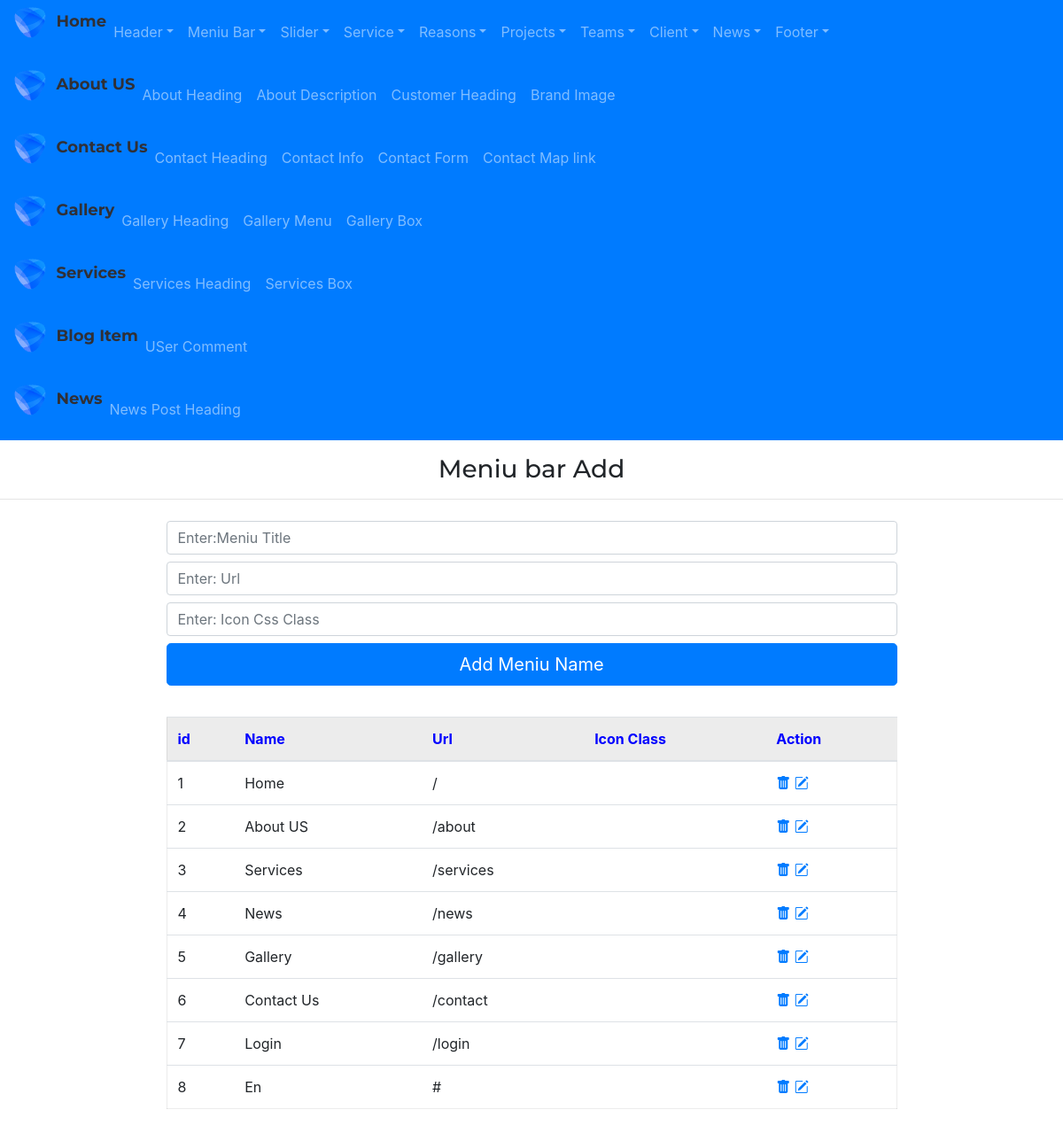
Screenshot of /admin/meniuNameAdd with the database file from the repository.
### app/models.py (models this page shows)
class MeniuName(db.Model):
    id=db.Column(db.Integer,primary_key=True)
    meniu_title=db.Column(db.String(255))
    meniu_url=db.Column(db.String(255))
    meniu_icon=db.Column(db.String(255))

### admin/routes.py (the view, shortened to what this page needs)
@app.route("/admin/meniuNameAdd", methods=['GET','POST'])
def meniuNameAdd():
    form=MeniuNameForm()
    meniu_names=MeniuName.query.all()
    return render_template("admin/meniuNameAdd.html",form=form, meniu_names=meniu_names)

### admin/forms.py
class MeniuNameForm(FlaskForm):
    meniu_title=StringField('meniu_title')
    meniu_url=StringField('meniu_url')
    meniu_icon=StringField('meniu_icon')
    submit=SubmitField()

### app/templates/admin/meniuNameAdd.html
{% extends "admin/base.html" %} {% block content %}
<div class="adminright">
    <h3 class="my-3" style="text-align: center;">Meniu bar Add</h3>
    <hr>
    <div class="container marg">
        <div class="row justify-content-center">
            <div class="col-9 ">
                <form action="{{url_for('meniuNameAdd')}}" method='POST'>
                    {{ form.meniu_title(class="form-control my-2",placeholder="Enter:Meniu Title")}}
                    {{ form.meniu_url(class="form-control my-2",placeholder="Enter: Url")}}
                    {{ form.meniu_icon(class="form-control my-2",placeholder="Enter: Icon Css Class")}}
                    {{ form.submit(value='Add Meniu Name',class='btn btn-primary btn-lg btn-block')}}
                </form>
            </div>
        </div>
    </div>
    <div class="container marg">
        <div class="row justify-content-center">
            <div class="col-9 ">
                <table class="table table-hover " style="margin:35px 0px; border:1px solid rgba(0,0,0,.075);">
                    <thead>
                        <tr style="background-color: rgba(0,0,0,.075); color:blue">
                            <th scope="col">id</th>
                            <th scope="col">Name</th>
                            <th scope="col">Url</th>
                            <th scope="col">Icon Class</th>
                            <th scope="col">Action</th>
                        </tr>
                    </thead>
                    <tbody>
                        {% for meniu_name in meniu_names %}
                        <tr>
                            <td scope="row">{{meniu_name.id}}</td>
                            <td>{{meniu_name.meniu_title}}</td>
                            <td>{{meniu_name.meniu_url}}</td>
                            <td>{{meniu_name.meniu_icon}}</td>
                            <td>
                                <a href="{{url_for('meniuNameDelete', id=meniu_name.id)}}"><i
                                        class="bi bi-trash-fill"></i></a>
                                <a href="{{url_for('meniuNameUpdate', id=meniu_name.id)}}"><i
                                        class="bi bi-pencil-square"></i></a>
                            </td>
                        </tr>
                        {% endfor %}
                    </tbody>
                </table>
            </div>
        </div>
    </div>
</div>
{% endblock %}

### app/static/main/css/style.css (style rules this page uses)
body { font-family: "Istok Web", sans-serif; }
h4, h3, h2 { font-family: Montserrat, sans-serif; }

### rows the page displays
MeniuName: id "1", meniu_title "Home", meniu_url "/"
MeniuName: id "2", meniu_title "About US", meniu_url "/about"
MeniuName: id "3", meniu_title "Services", meniu_url "/services"
MeniuName: id "4", meniu_title "News", meniu_url "/news"
MeniuName: id "5", meniu_title "Gallery", meniu_url "/gallery"
MeniuName: id "6", meniu_title "Contact Us", meniu_url "/contact"
MeniuName: id "7", meniu_title "Login", meniu_url "/login"
MeniuName: id "8", meniu_title "En", meniu_url "#"
